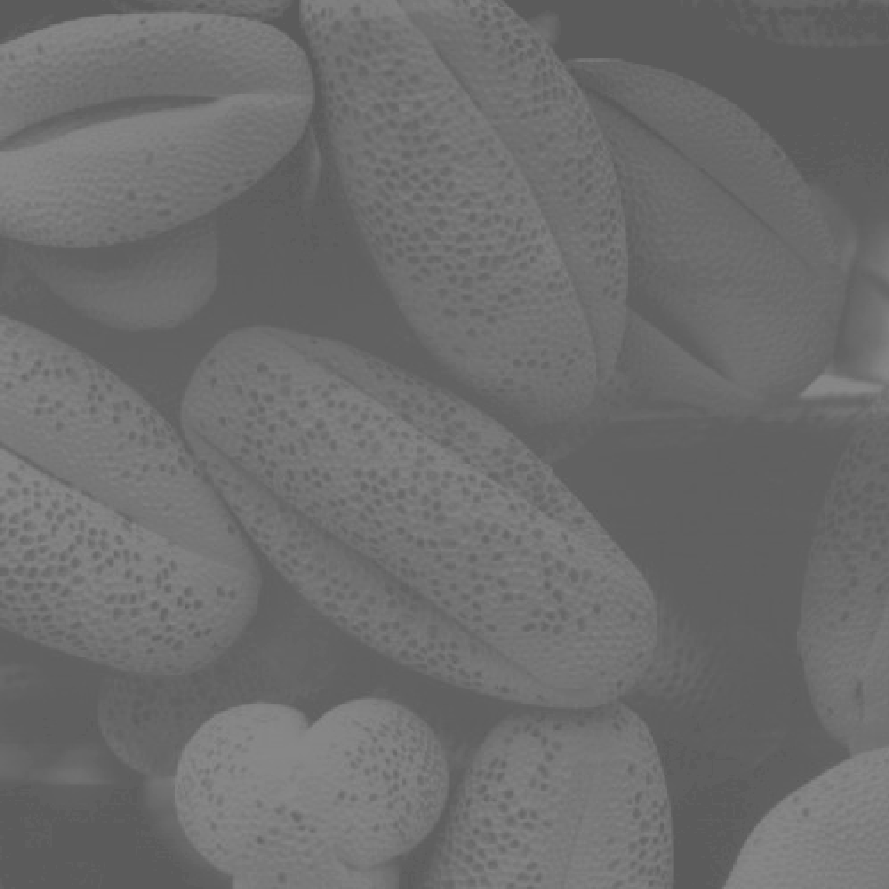
#> input picture ExerciseSet2/Data/Fig0310(b)(washed_out_pollen_image).tif, 889 x 889 px
$ python Exercise_4.py
#> lines starting #> are read from the running program, lines starting #| are printed output that depends on the picture; long printed decimals are rounded
import numpy as np
import matplotlib.pyplot as plt
from PIL import Image

def transform(r, r0, E):
    t = np.power((r/r0), E)/(1 + np.power((r/r0), E))
    return t


def alt_transform(r, r0, E):
    '''
    The equation provided in Task 4 is bound to the range [0,1]. As r
    approaches infinity, T(r) will approach 1.  In order to force this
    transformation output to match the scale [0,255], a simple multiplication
    is applied.
    '''
    t = 255 * transform(r,r0,E)
    return t


'''
Part (a)
'''
## Load the image
path = './Data/Fig0310(b)(washed_out_pollen_image).tif'
img = Image.open(path)
#> img is the input picture: PIL image 889x889 L; min 91, max 138, mean 109.1

## Convert the image to a float and force it into the range [0,1]
img = np.asarray(img).astype(np.float64)
#> img: shape (889, 889) float64
img = img/255
print(f"r is in range [{np.min(img)}, {np.max(img)}]")
#| r is in range [0.3569, 0.5412]

## Plot the original image
fig1, ax = plt.subplots(3,2, figsize=(10,10))
ax[0,0].imshow(img, cmap='gray', vmin=0, vmax=1)
ax[0,0].set_title('Original Image')

## Plot the transformation curves
x = np.linspace(0,1,1000)

ax[0,1].plot(x, transform(x, 0.5, 2), label="E=2")
ax[0,1].plot(x, transform(x, 0.5, 4), label="E=4")
ax[0,1].plot(x, transform(x, 0.5, 6), label="E=6")
ax[0,1].plot(x, transform(x, 0.5, 8), label="E=8")
ax[0,1].set_title("Transformation curves")
ax[0,1].legend()


## Plot the transformed images
ax[1,0].imshow(transform(img, 0.5, 2), cmap='gray', vmin=0, vmax=1)
ax[1,0].set_title('E = 2')

ax[1,1].imshow(transform(img, 0.5, 4), cmap='gray', vmin=0, vmax=1)
ax[1,1].set_title('E = 4')

ax[2,0].imshow(transform(img, 0.5, 6), cmap='gray', vmin=0, vmax=1)
#> in transform (call 7), `t = np.power((r/r0), E)/(1 + np.power((r/r0), E))`:
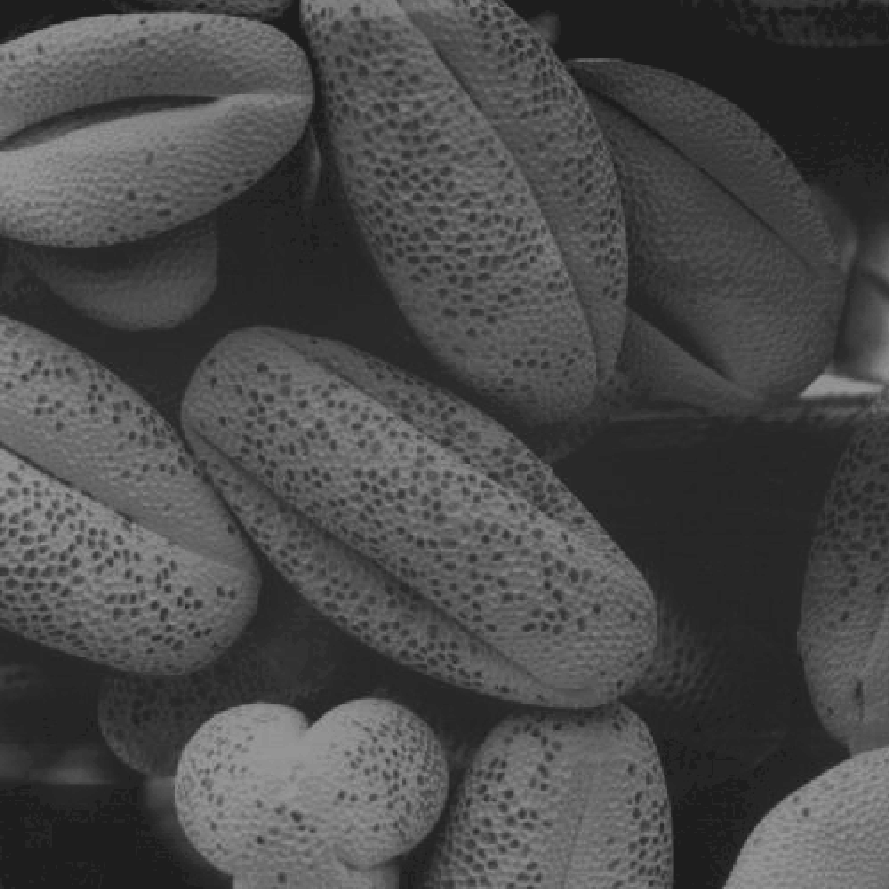
#> t: shape (889, 889) float64; min 0.117, max 0.617, mean 0.291
ax[2,0].set_title('E = 6')

ax[2,1].imshow(transform(img, 0.5, 8), cmap='gray', vmin=0, vmax=1)
ax[2,1].set_title('E = 8')

for a in ax.ravel():
    a.set_axis_off()
ax[0,1].set_axis_on()

fig1.suptitle('Image range [0, 1]')
plt.tight_layout()


'''
Part (b)
'''
## Load the image
path = './Data/Fig0310(b)(washed_out_pollen_image).tif'
img = Image.open(path)

## Convert the image to a float but keep the [0,255] range
img = np.asarray(img).astype(np.float64)
print(f"r is in range [{np.min(img)}, {np.max(img)}]")
#| r is in range [91.0, 138.0]

## Plot the original image
fig2, ay = plt.subplots(3,2, figsize=(10,10))
ay[0,0].imshow(img, cmap='gray', vmin=0, vmax=255)
ay[0,0].set_title('Original Image')

## Make lists of values of E and r0 to use
#  feel free to try different combinations here
Es = [4,4,8,8]
r0 = [128,64,128,64]

## Plot the transformation curves of the alternate
x = np.linspace(0,255,1000)

ay[0,1].plot(x, alt_transform(x, r0[0], Es[0]), label=f"E={Es[0]},r0={r0[0]}")
ay[0,1].plot(x, alt_transform(x, r0[1], Es[1]), label=f"E={Es[1]},r0={r0[1]}")
ay[0,1].plot(x, alt_transform(x, r0[2], Es[2]), label=f"E={Es[2]},r0={r0[2]}")
ay[0,1].plot(x, alt_transform(x, r0[3], Es[3]), label=f"E={Es[3]},r0={r0[3]}")
ay[0,1].set_title("Transformation curves")
ay[0,1].legend()

## Plot the images transformed using the alternate transform
ay[1,0].imshow(alt_transform(img, r0[0], Es[0]), cmap='gray', vmin=0, vmax=255)
ay[1,0].set_title(f"E={Es[0]}, r0={r0[0]}")

ay[1,1].imshow(alt_transform(img, r0[1], Es[1]), cmap='gray', vmin=0, vmax=255)
#> in transform (call 14), `t = np.power((r/r0), E)/(1 + np.power((r/r0), E))`:
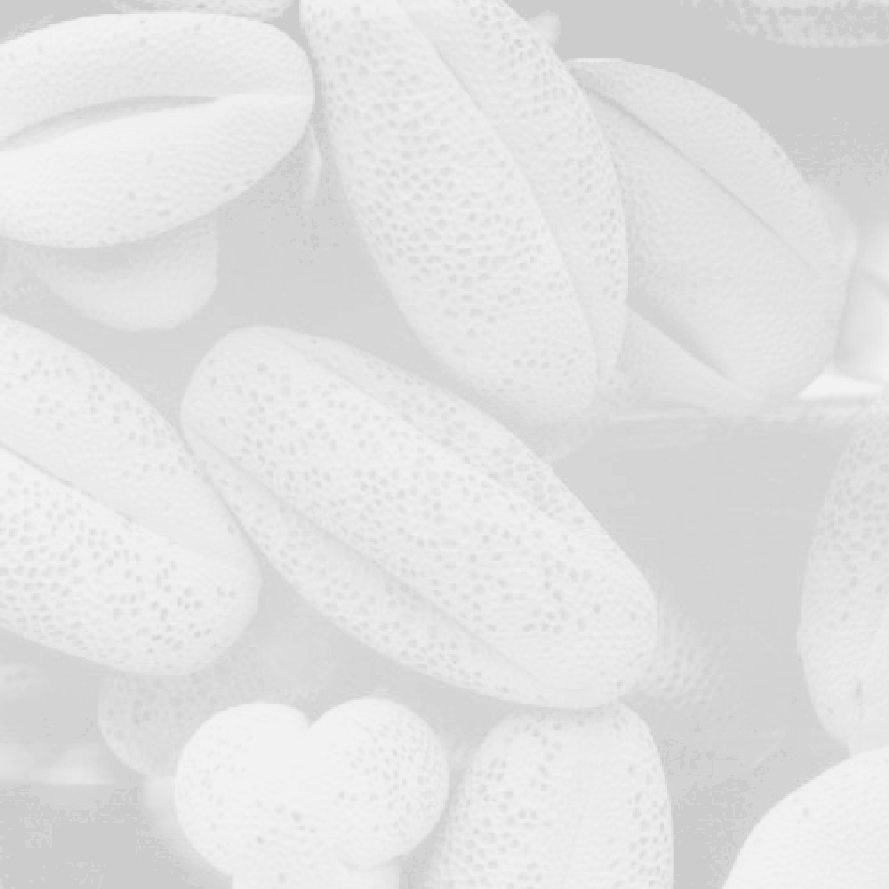
#> t: shape (889, 889) float64; min 0.803, max 0.956, mean 0.885
ay[1,1].set_title(f"E={Es[1]}, r0={r0[1]}")

ay[2,0].imshow(alt_transform(img, r0[2], Es[2]), cmap='gray', vmin=0, vmax=255)
ay[2,0].set_title(f"E={Es[2]}, r0={r0[2]}")

ay[2,1].imshow(alt_transform(img, r0[3], Es[3]), cmap='gray', vmin=0, vmax=255)
#> in transform (call 16), `t = np.power((r/r0), E)/(1 + np.power((r/r0), E))`:
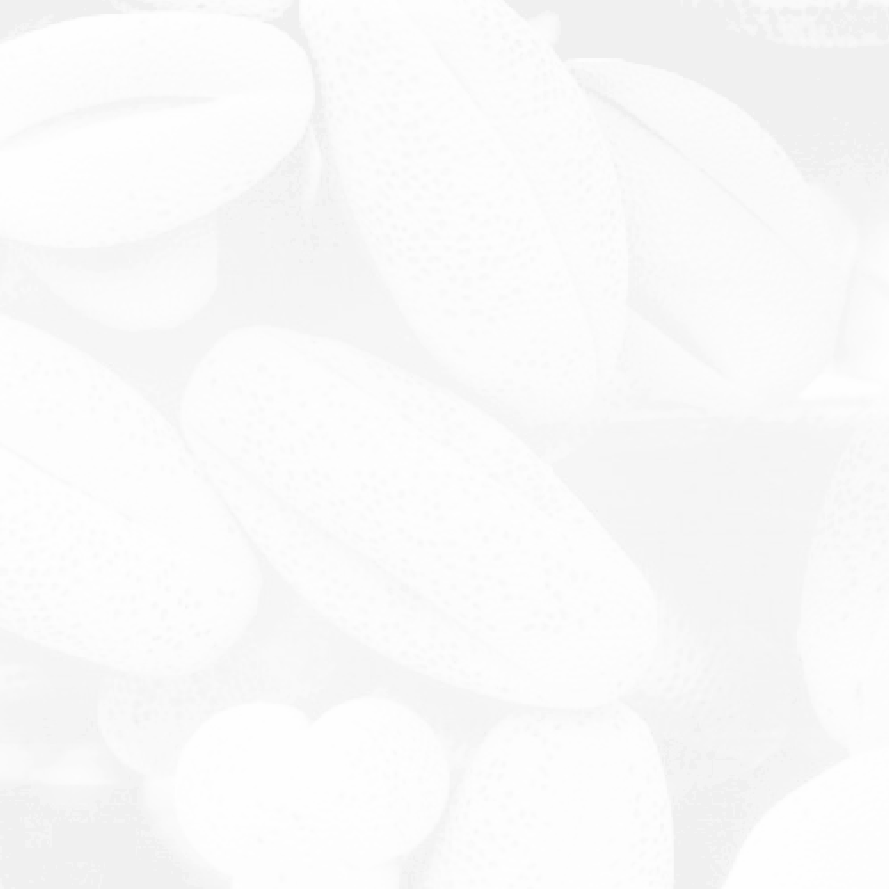
#> t: shape (889, 889) float64; min 0.944, max 0.998, mean 0.98
ay[2,1].set_title(f"E={Es[3]}, r0={r0[3]}")

for a in ay.ravel():
    a.set_axis_off()
ay[0,1].set_axis_on()

fig2.suptitle('Image range [0, 255]')
plt.tight_layout()
plt.show()
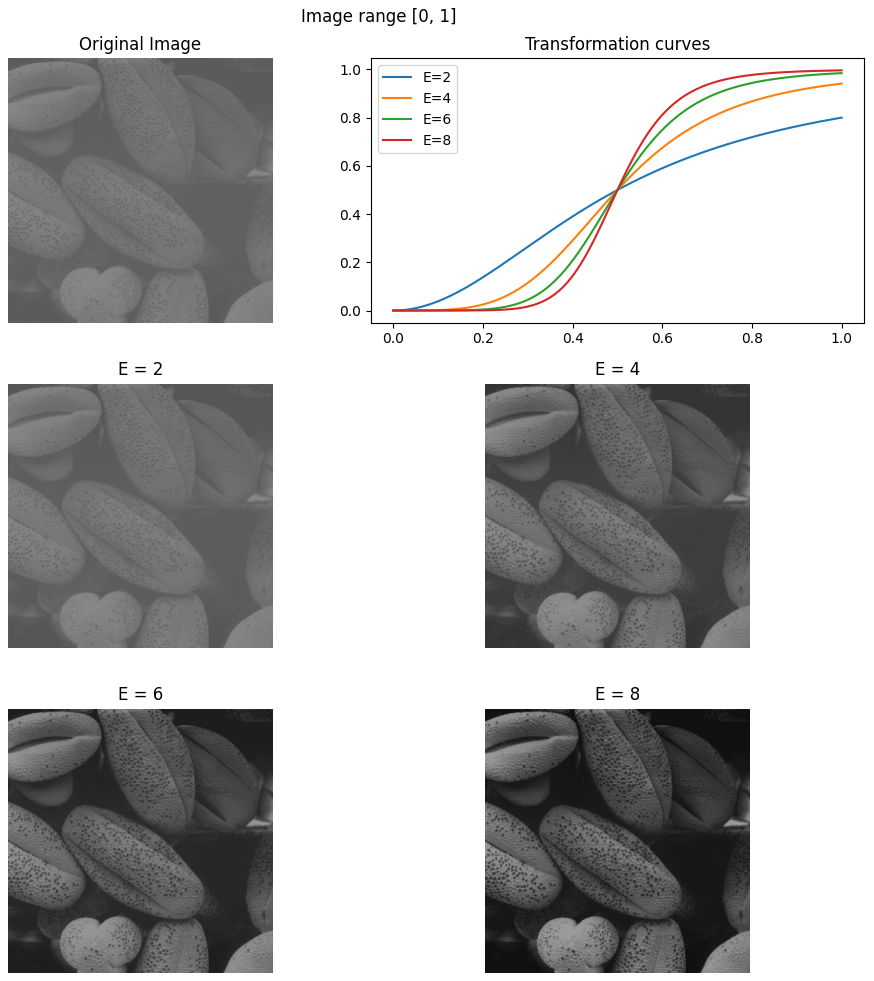
#> figure drawn by matplotlib, 6 panels; panel 2: curve peaks at x = 1, y = 0.8; panel 2: curve peaks at x = 1, y = 0.941; panel 2: curve peaks at x = 1, y = 0.985
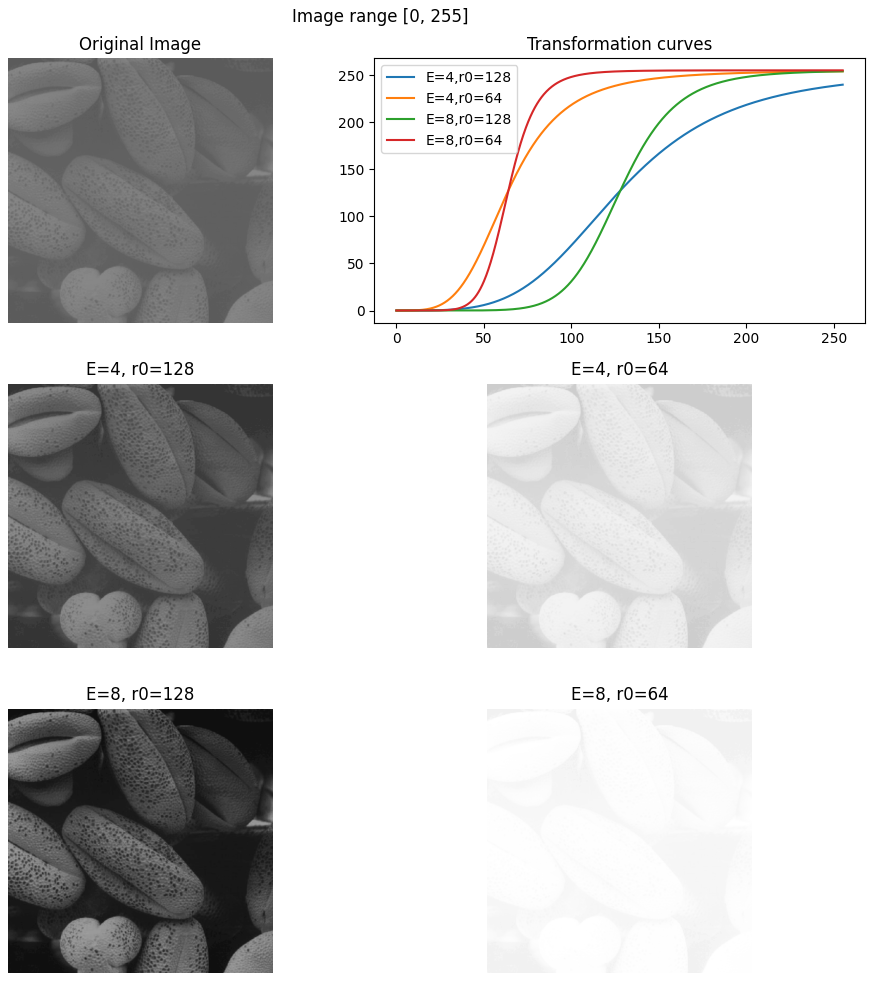
#> figure drawn by matplotlib, 6 panels; panel 2: curve peaks at x = 255, y = 239.8; panel 2: curve peaks at x = 255, y = 254; panel 2: curve peaks at x = 255, y = 254
